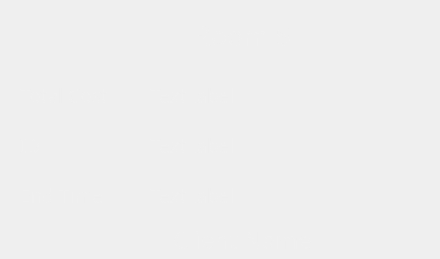
            <widget class="QFrame" name="room1_5">
             <property name="autoFillBackground">
              <bool>false</bool>
             </property>
             <property name="styleSheet">
              <string notr="true">QFrame {
    background-color: qlineargradient(spread:pad, x1:0, y1:0.3, x2:0, y2:0.7, 
                                      stop:0 rgba(107, 47, 61, 255), 
                                      stop:1 rgba(155, 72, 94, 255));
    color: rgba(240, 240, 240, 230);
    border-radius: 50px;
}

QFrame:hover {
    background-color: qlineargradient(spread:pad, x1:0, y1:0.3, x2:0, y2:0.7, 
                                      stop:0 rgba(132, 58, 78, 255), 
                                      stop:1 rgba(190, 80, 100, 255));
}
</string>
             </property>
             <property name="frameShape">
              <enum>QFrame::Shape::StyledPanel</enum>
             </property>
             <property name="frameShadow">
              <enum>QFrame::Shadow::Raised</enum>
             </property>
             <widget class="QLabel" name="label_11">
              <property name="geometry">
               <rect>
                <x>187</x>
                <y>20</y>
                <width>111</width>
                <height>31</height>
               </rect>
              </property>
              <property name="font">
               <font>
                <family>Bauhaus 93</family>
                <pointsize>20</pointsize>
               </font>
              </property>
              <property name="autoFillBackground">
               <bool>false</bool>
              </property>
              <property name="styleSheet">
               <string notr="true">background-color: none;</string>
              </property>
              <property name="text">
               <string>Room 5</string>
              </property>
              <property name="alignment">
               <set>Qt::AlignmentFlag::AlignCenter</set>
              </property>
             </widget>
             <widget class="QPushButton" name="btnadd_5">
              <property name="geometry">
               <rect>
                <x>190</x>
                <y>100</y>
                <width>101</width>
                <height>101</height>
               </rect>
              </property>
              <property name="styleSheet">
               <string notr="true">border-radius: 50px;
</string>
              </property>
              <property name="text">
               <string/>
              </property>
              <property name="icon">
               <iconset theme="QIcon::ThemeIcon::ListAdd"/>
              </property>
              <property name="iconSize">
               <size>
                <width>30</width>
                <height>30</height>
               </size>
              </property>
             </widget>
             <widget class="QLabel" name="client5">
              <property name="geometry">
               <rect>
                <x>142</x>
                <y>230</y>
                <width>201</width>
                <height>20</height>
               </rect>
              </property>
              <property name="font">
               <font>
                <family>Bauhaus 93</family>
                <pointsize>18</pointsize>
               </font>
              </property>
              <property name="styleSheet">
               <string notr="true">background-color: none;</string>
              </property>
              <property name="text">
               <string>Client Name</string>
              </property>
              <property name="alignment">
               <set>Qt::AlignmentFlag::AlignCenter</set>
              </property>
             </widget>
             <widget class="QLabel" name="totalcost_5">
              <property name="geometry">
               <rect>
                <x>20</x>
                <y>70</y>
                <width>121</width>
                <height>51</height>
               </rect>
              </property>
              <property name="font">
               <font>
                <family>Bauhaus 93</family>
                <pointsize>14</pointsize>
               </font>
              </property>
              <property name="styleSheet">
               <string notr="true">background-color:none;</string>
              </property>
              <property name="text">
               <string>Total Cost</string>
              </property>
             </widget>
             <widget class="QLabel" name="ID_5">
              <property name="geometry">
               <rect>
                <x>20</x>
                <y>120</y>
                <width>121</width>
                <height>51</height>
               </rect>
              </property>
              <property name="font">
               <font>
                <family>Bauhaus 93</family>
                <pointsize>14</pointsize>
               </font>
              </property>
              <property name="styleSheet">
               <string notr="true">background-color:none;</string>
              </property>
              <property name="text">
               <string>ID</string>
              </property>
             </widget>
             <widget class="QLabel" name="DurationL_5">
              <property name="geometry">
               <rect>
                <x>20</x>
                <y>170</y>
                <width>121</width>
                <height>51</height>
               </rect>
              </property>
              <property name="font">
               <font>
                <family>Bauhaus 93</family>
                <pointsize>14</pointsize>
               </font>
              </property>
              <property name="styleSheet">
               <string notr="true">background-color:none;</string>
              </property>
              <property name="text">
               <string>End Time</string>
              </property>
             </widget>
             <widget class="QLabel" name="get_total_5">
              <property name="geometry">
               <rect>
                <x>150</x>
                <y>80</y>
                <width>121</width>
                <height>31</height>
               </rect>
              </property>
              <property name="font">
               <font>
                <family>Bauhaus 93</family>
                <pointsize>14</pointsize>
               </font>
              </property>
              <property name="styleSheet">
               <string notr="true">background-color:none;</string>
              </property>
              <property name="text">
               <string>TextLabel</string>
              </property>
             </widget>
             <widget class="QLabel" name="get_id_5">
              <property name="geometry">
               <rect>
                <x>150</x>
                <y>130</y>
                <width>121</width>
                <height>31</height>
               </rect>
              </property>
              <property name="font">
               <font>
                <family>Bauhaus 93</family>
                <pointsize>14</pointsize>
               </font>
              </property>
              <property name="styleSheet">
               <string notr="true">background-color:none;</string>
              </property>
              <property name="text">
               <string>TextLabel</string>
              </property>
             </widget>
             <widget class="QLabel" name="get_dur_5">
              <property name="geometry">
               <rect>
                <x>150</x>
                <y>180</y>
                <width>121</width>
                <height>31</height>
               </rect>
              </property>
              <property name="font">
               <font>
                <family>Bauhaus 93</family>
                <pointsize>14</pointsize>
               </font>
              </property>
              <property name="styleSheet">
               <string notr="true">background-color:none;</string>
              </property>
              <property name="text">
               <string>TextLabel</string>
              </property>
             </widget>
             <widget class="QPushButton" name="btnedit_5">
              <property name="geometry">
               <rect>
                <x>330</x>
                <y>100</y>
                <width>101</width>
                <height>101</height>
               </rect>
              </property>
              <property name="styleSheet">
               <string notr="true">border-radius: 50px;
</string>
              </property>
              <property name="text">
               <string/>
              </property>
              <property name="icon">
               <iconset theme="QIcon::ThemeIcon::MailMessageNew"/>
              </property>
              <property name="iconSize">
               <size>
                <width>30</width>
                <height>30</height>
               </size>
              </property>
             </widget>
            </widget>
